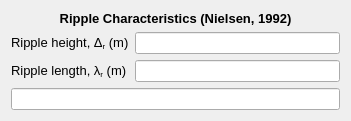
           <widget class="QWidget" name="formLayoutWidget_11">
            <property name="geometry">
             <rect>
              <x>20</x>
              <y>690</y>
              <width>351</width>
              <height>96</height>
             </rect>
            </property>
            <layout class="QFormLayout" name="formLayout_13">
             <item row="1" column="0">
              <widget class="QLabel" name="rippleHeight_Wave_lbl">
               <property name="font">
                <font>
                 <family>MS Shell Dlg 2</family>
                 <pointsize>10</pointsize>
                </font>
               </property>
               <property name="text">
                <string>&lt;html&gt;&lt;head/&gt;&lt;body&gt;&lt;p&gt;Ripple height, Δ&lt;span style=&quot; vertical-align:sub;&quot;&gt;r&lt;/span&gt; (m)&lt;/p&gt;&lt;/body&gt;&lt;/html&gt;</string>
               </property>
              </widget>
             </item>
             <item row="1" column="1">
              <widget class="QLineEdit" name="rippleHeight_Wave_txt">
               <property name="readOnly">
                <bool>true</bool>
               </property>
              </widget>
             </item>
             <item row="2" column="0">
              <widget class="QLabel" name="rippleLength_Wave_lbl">
               <property name="font">
                <font>
                 <family>MS Shell Dlg 2</family>
                 <pointsize>10</pointsize>
                </font>
               </property>
               <property name="text">
                <string>&lt;html&gt;&lt;head/&gt;&lt;body&gt;&lt;p&gt;Ripple length, λ&lt;span style=&quot; vertical-align:sub;&quot;&gt;r&lt;/span&gt; (m)&lt;/p&gt;&lt;/body&gt;&lt;/html&gt;</string>
               </property>
              </widget>
             </item>
             <item row="2" column="1">
              <widget class="QLineEdit" name="rippleLength_Wave_txt">
               <property name="readOnly">
                <bool>true</bool>
               </property>
              </widget>
             </item>
             <item row="0" column="0" colspan="2">
              <widget class="QLabel" name="rippleCharacteristics_lbl_2">
               <property name="font">
                <font>
                 <family>MS Shell Dlg 2</family>
                 <pointsize>10</pointsize>
                 <weight>75</weight>
                 <bold>true</bold>
                </font>
               </property>
               <property name="text">
                <string>&lt;html&gt;&lt;head/&gt;&lt;body&gt;&lt;p align=&quot;center&quot;&gt;Ripple Characteristics (Nielsen, 1992)&lt;/p&gt;&lt;/body&gt;&lt;/html&gt;</string>
               </property>
              </widget>
             </item>
             <item row="3" column="0" colspan="2">
              <widget class="QLineEdit" name="rippleControl_wave_txt">
               <property name="font">
                <font>
                 <weight>75</weight>
                 <bold>true</bold>
                </font>
               </property>
               <property name="readOnly">
                <bool>true</bool>
               </property>
              </widget>
             </item>
            </layout>
           </widget>
